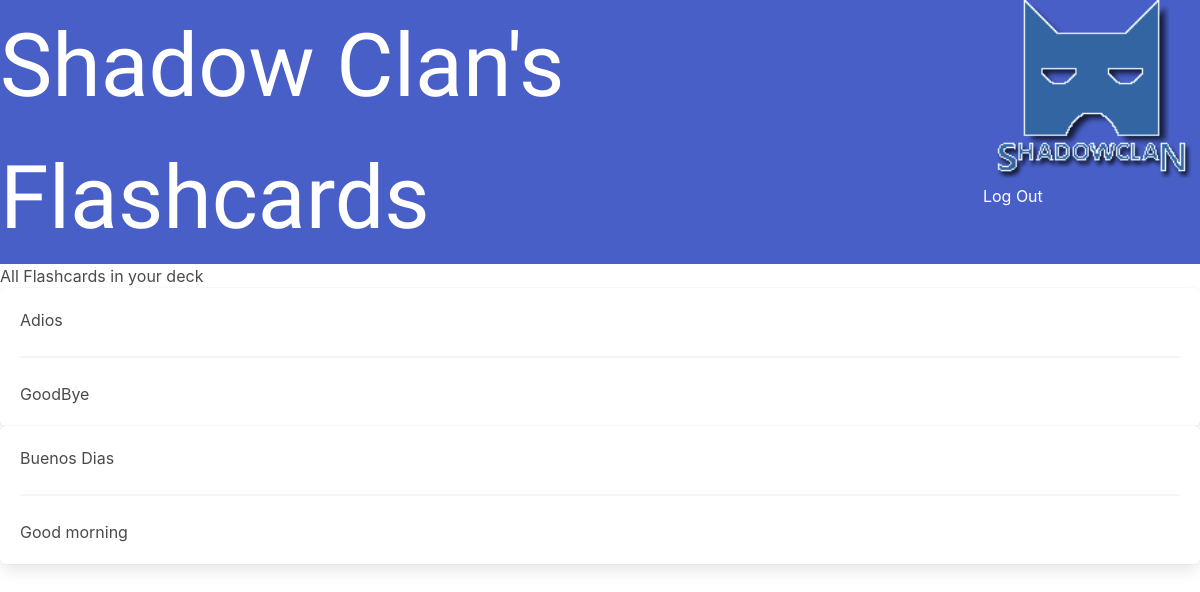
The app's page /decks/spanish/incorrect (signed in), older data.
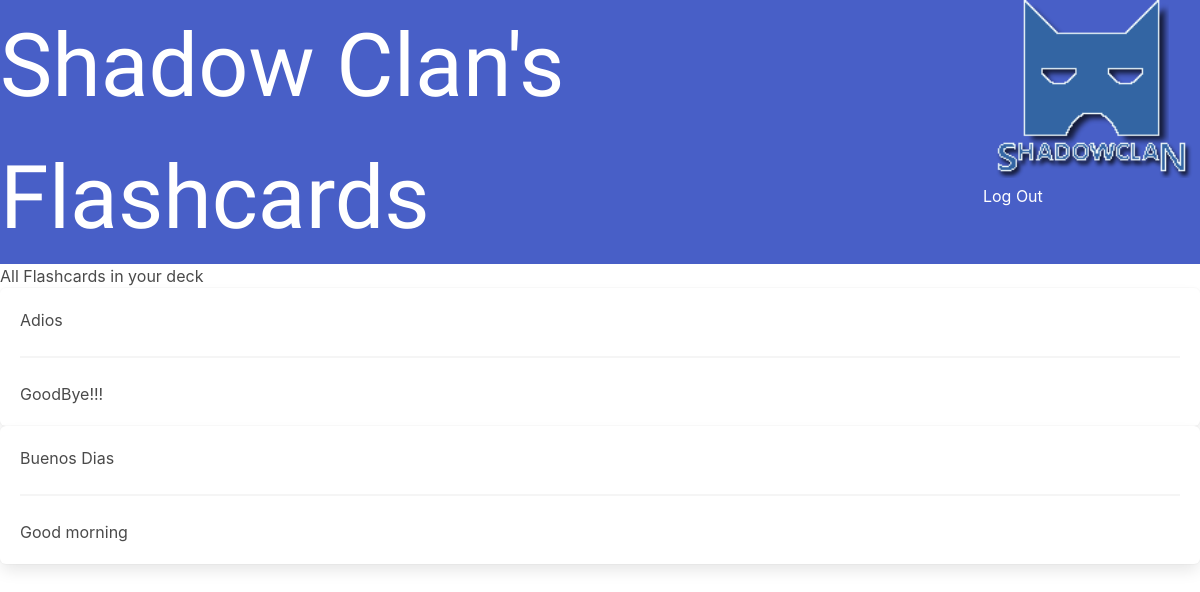
The same page, newer data.
### flashcardsapp/models.py (models this page shows, shortened)
class FlashCard(models.Model):
    prompt = models.CharField(max_length=200)
    answer = models.CharField(max_length=1000)
    flashcard_deck = models.ForeignKey(
        Deck, on_delete=models.CASCADE, null=True, blank=True, related_name="flashcard_deck"
    )
    correct = models.BooleanField(default=True)
    missed = models.IntegerField(default=0)
    date = models.DateTimeField(auto_now_add=datetime.now)
    objects = models.Manager()
    box = models.ForeignKey(
        "Box", on_delete=models.CASCADE,   related_name="box", default="1"
    )
    card_seen = models.BooleanField(default=False)

### flashcardsapp/views.py (the view)
@ login_required
def show_incorrect(request, slug):
    deck = get_object_or_404(Deck, slug=slug)
    flashcards = FlashCard.objects.all().filter(flashcard_deck_id=deck.id)
    return render(request, "show_incorrect.html", {"deck": deck, "flashcards": flashcards})

### templates/show_incorrect.html
{% extends "base.html" %}
{% load static %}
{% block content %}
<section>
    <div class="pb5"><h1>All Flashcards in your deck</h1></div>
    {% for flashcard in flashcards %}
    {% if flashcard.correct == False %}
    <div class="box w-60 h-75 pb7 pt4">
        <p class="f3 lh-copy">{{ flashcard.prompt }} </p>
        <hr>
        <p>{{ flashcard.answer }} </p>
    </div>
</section>
{% endif %}
{% endfor %}
{% endblock content %}

Row changes from the older to the newer data that the page shows:
changed FlashCard "Adios": answer "GoodBye" → "GoodBye!!!"
